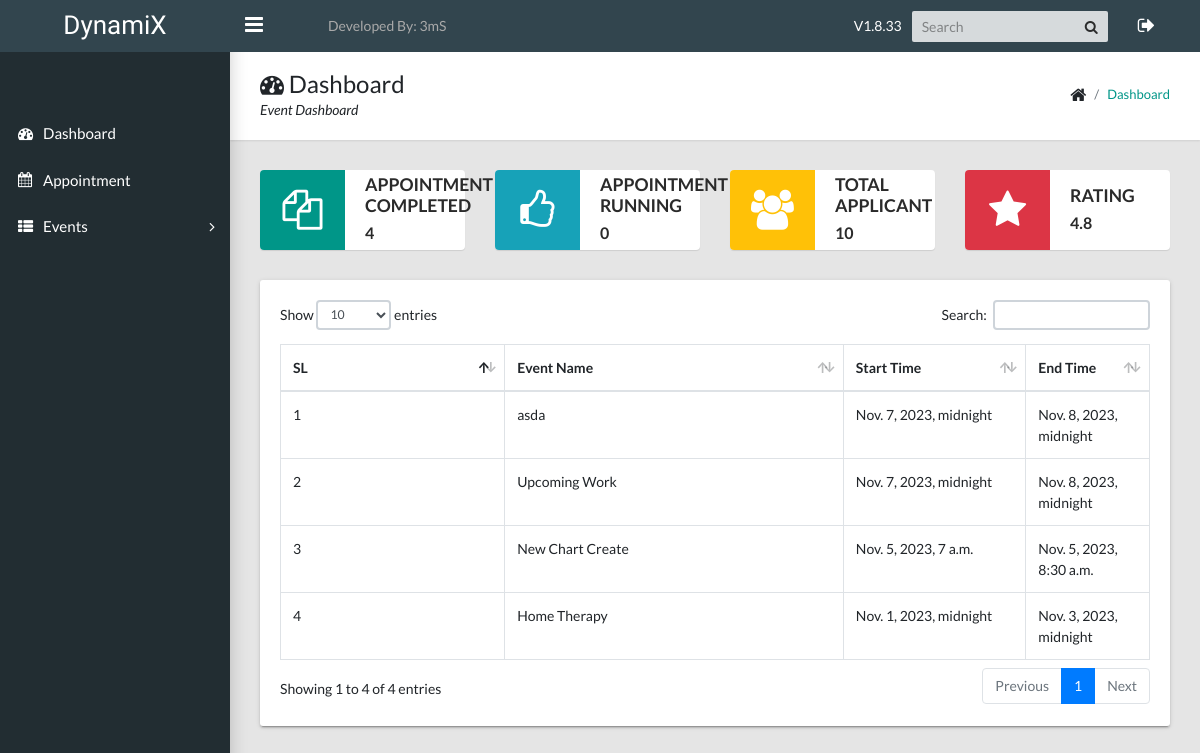
Before: / (signed in) with the older database file.
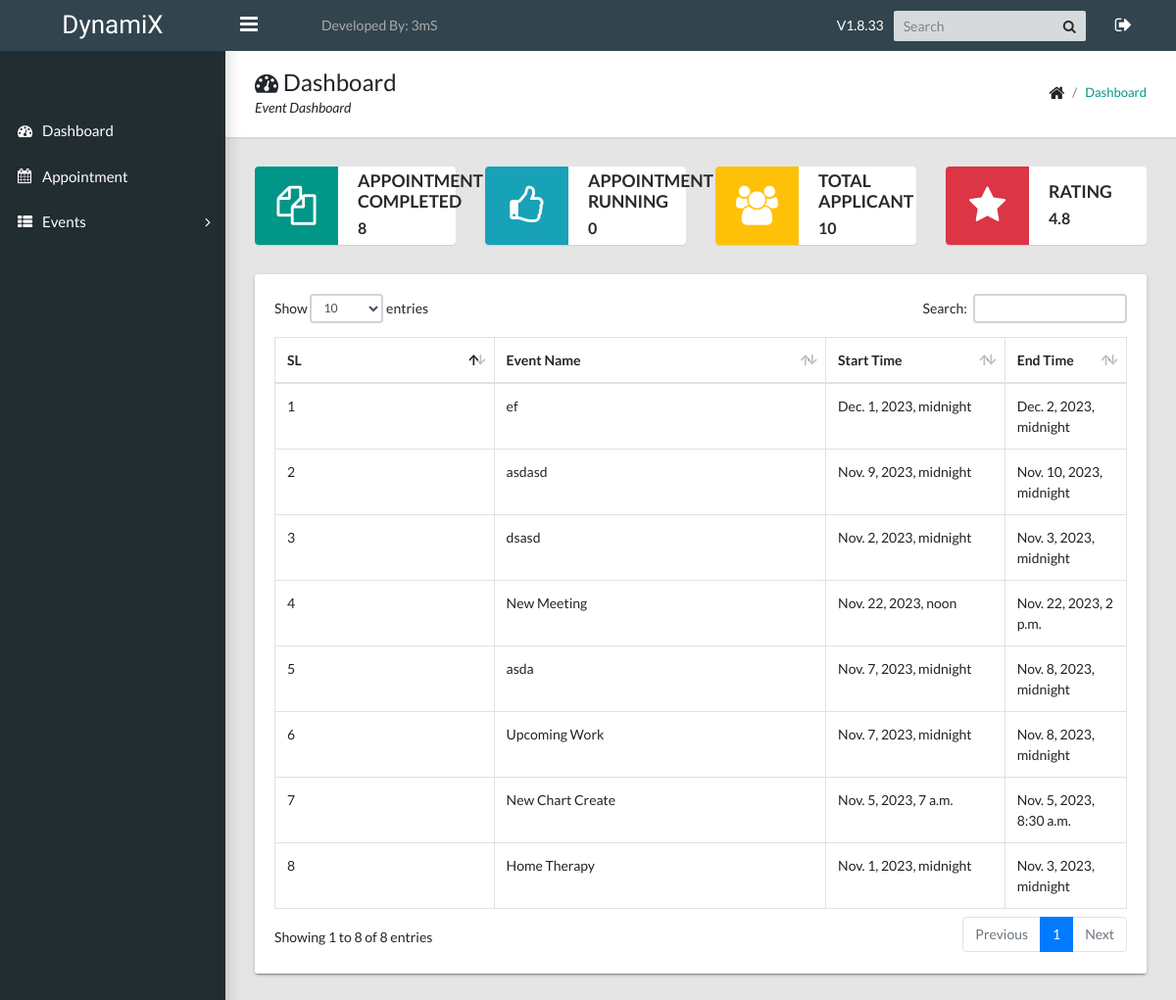
After: the same page with the newer database file.
### calendarapp/models/event.py (models this page shows, shortened)
class Event(EventAbstract):
    user = models.ForeignKey(User, on_delete=models.CASCADE, related_name="events")
    title = models.CharField(max_length=200)
    description = models.TextField()
    start_time = models.DateTimeField()
    end_time = models.DateTimeField()
    objects = EventManager()

### eventcalendar/views.py (the view)
# urls.py: path("", DashboardView.as_view(), name="dashboard"),
class DashboardView(LoginRequiredMixin, View):
    login_url = "accounts:signin"
    template_name = "calendarapp/dashboard.html"
    def get(self, request, *args, **kwargs):
        events = Event.objects.get_all_events(user=request.user)
        running_events = Event.objects.get_running_events(user=request.user)
        latest_events = Event.objects.filter(user=request.user).order_by("-id")[:10]
        context = {
            "total_event": events.count(),
            "running_events": running_events,
            "latest_events": latest_events,
        }
        return render(request, self.template_name, context)

### calendarapp/models/event.py (called while the page is built)
    def get_all_events(self, user):
        events = Event.objects.filter(user=user, is_active=True, is_deleted=False)
        return events

    def get_running_events(self, user):
        running_events = Event.objects.filter(
            user=user,
            is_active=True,
            is_deleted=False,
            end_time__gte=datetime.now().date(),
        ).order_by("start_time")
        return running_events

### templates/calendarapp/dashboard.html (shortened to what the changed rows need)
{% extends 'base/base.html' %}
{% load static %}
{% block breadcrumb %}
    <div>
        <h1><i class="fa fa-dashboard"></i> Dashboard</h1>
    </div>
{% endblock breadcrumb %}
{% block content %}
<div class="row">
    <div class="col-md-6 col-lg-3">
        <div class="widget-small primary coloured-icon">
            <div class="info">
                <p><b>{{ total_event }}</b></p>
            </div>
        </div>
    </div>
    <div class="col-md-12">
        <div class="tile">
            <div class="tile-body">
                <div class="table-responsive">
                    <div id="sampleTable_wrapper" class="dataTables_wrapper container-fluid dt-bootstrap4 no-footer">
                        <div class="row">
                            <div class="col-sm-12">
                                <table class="table table-hover table-bordered dataTable no-footer" id="sampleTable" role="grid" aria-describedby="sampleTable_info">
                                    <thead>
                                        <tr role="row">
                                            <th class="sorting_asc" tabindex="0" aria-controls="sampleTable" rowspan="1" colspan="1" aria-sort="ascending" aria-label="Name: activate to sort column descending" style="width: 261.641px;">SL</th>
                                            <th class="sorting" tabindex="0" aria-controls="sampleTable" rowspan="1" colspan="1" aria-label="Position: activate to sort column ascending" style="width: 417.312px;">Event Name</th>
                                            <th class="sorting" tabindex="0" aria-controls="sampleTable" rowspan="1" colspan="1" aria-label="Office: activate to sort column ascending" style="width: 189.281px;">Start Time</th>
                                            <th class="sorting" tabindex="0" aria-controls="sampleTable" rowspan="1" colspan="1" aria-label="Age: activate to sort column ascending" style="width: 102.141px;">End Time</th>
                                        </tr>
                                    </thead>
                                    <tbody>
                                        {% for event in latest_events %}
                                            <tr role="row" class="odd">
                                                <td class="sorting_1">{{ forloop.counter }}</td>
                                                <td>{{ event.title }}</td>
                                                <td>{{ event.start_time }}</td>
                                                <td>{{ event.end_time }}</td>
                                            </tr>
                                        {% endfor %}
                                    </tbody>
                                </table>
                            </div>
                        </div>
                    </div>
                </div>
            </div>
        </div>
    </div>
</div>
{% endblock content %}

Changed rows visible on the page:
added Event: title "ef", start_time "Dec. 1, 2023, midnight", end_time "Dec. 2, 2023, midnight"
added Event: title "asdasd", start_time "Nov. 9, 2023, midnight", end_time "Nov. 10, 2023, midnight"
added Event: title "dsasd", start_time "Nov. 2, 2023, midnight", end_time "Nov. 3, 2023, midnight"
added Event: title "New Meeting", start_time "Nov. 22, 2023, noon", end_time "Nov. 22, 2023, 2 p.m."
Other visible differences:
{{ total_event }}: "4" → "8"
text written by a page script: "Show entries Search: Showing 1 to 4 of 4 entries Previous 1 Next" → "Show entries Search: Showing 1 to 8 of 8 entries Previous 1 Next"
